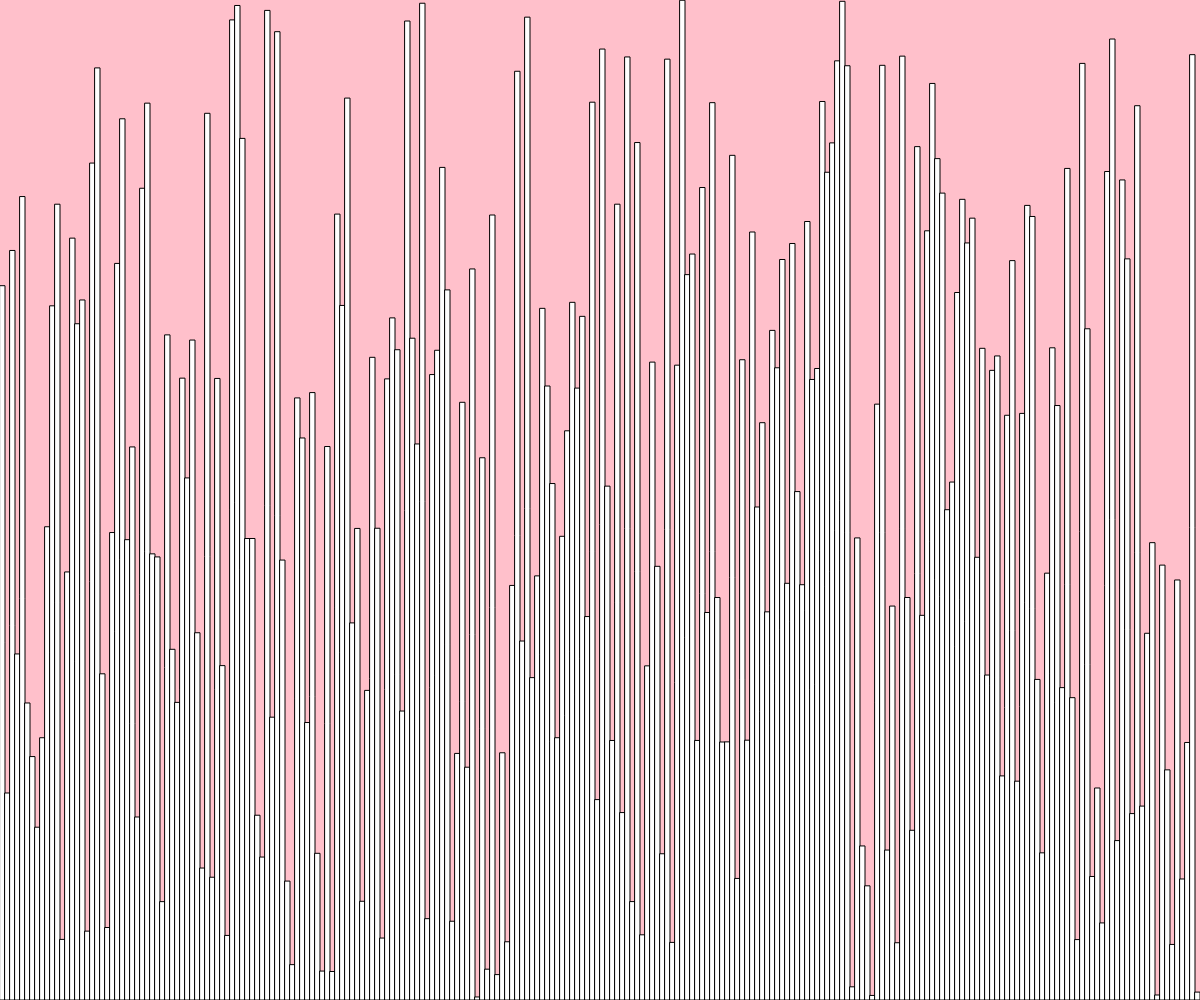
Frame 1 (no input)
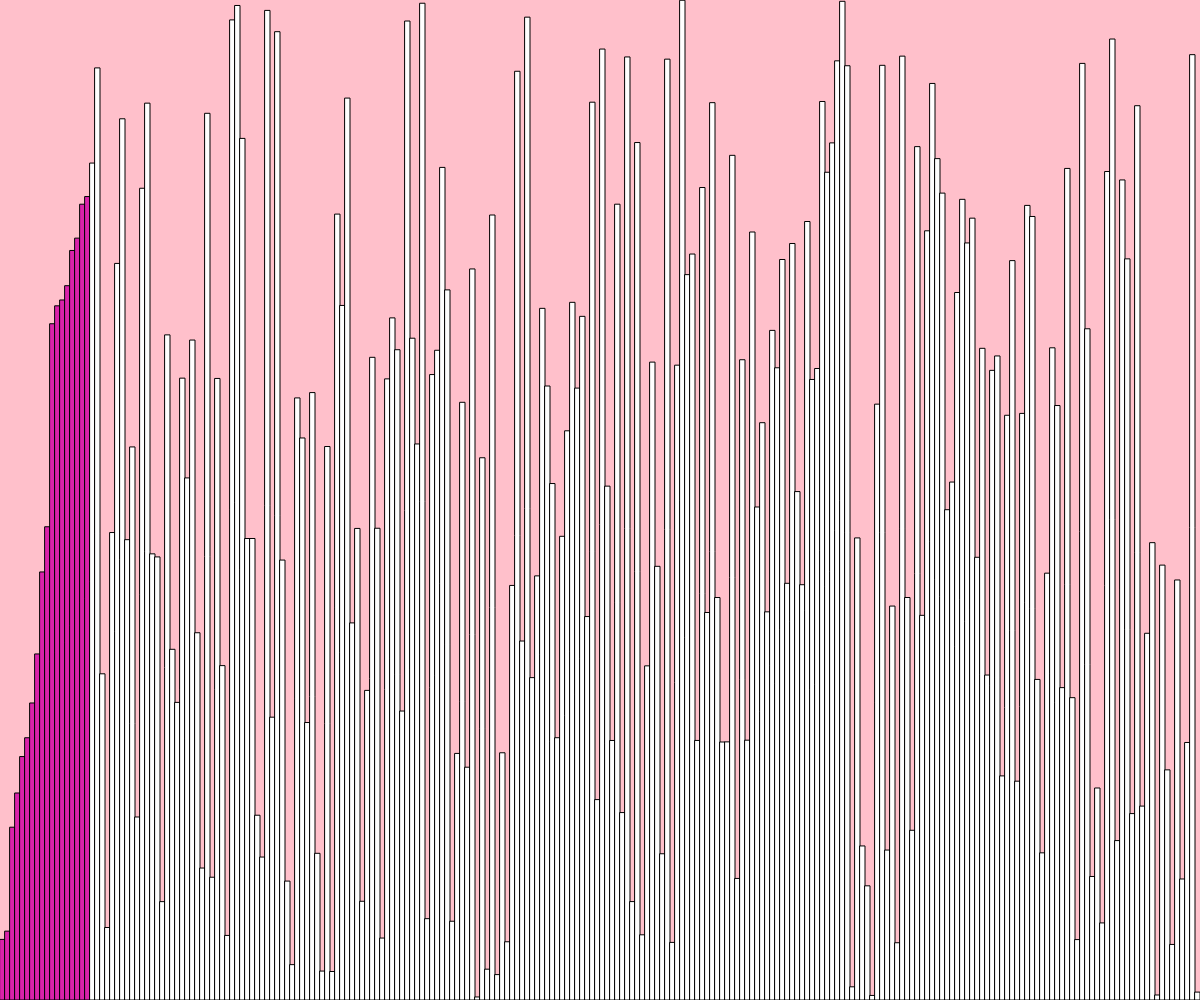
Frame 60 (no input)
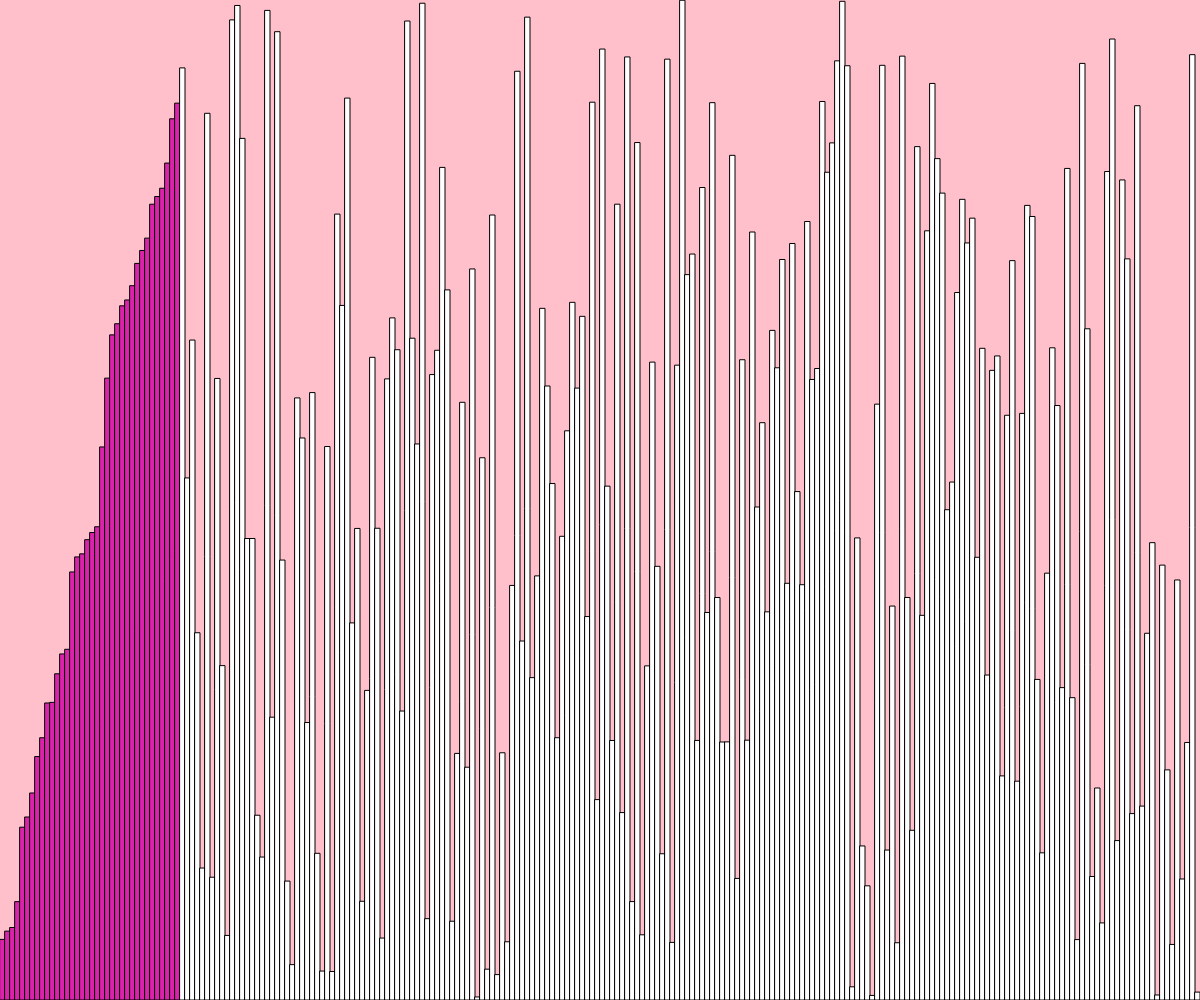
Frame 120 (the mouse pressed at the canvas centre since frame 60)

The p5.js sketch that drew these frames (run headless with seeded random() and noise() and a simulated clock; from frame 60 on, the mouse is pressed at the canvas centre):

// p5.js sketch
// ── sketch.js
let values=[];
let w=5;
let states=[];
function setup()
{
  createCanvas(windowWidth,windowHeight);
  values = new Array(floor(width/w));
  
  for(var i=0;i<values.length;i++)
  {
      values[i]=random(height);
      states[i]=-1;
  }
  insertionSort(values);
}

async function insertionSort(values)
{
  
   
   for(var i=1;i<values.length;i++)
   {
     await sleep(100);
     let key=values[i];
     let j=i-1;
     states[i-1]=0;
     while(j>=0 && values[j]>key)
     {
       
       values[j+1]=values[j];
       j=j-1;
        
     }
     
     values[j+1]=key;
     
      
   }
  
}

function draw()
{
    background('pink');

    for(var i=0;i<values.length;i++)
    {
        stroke(0);
        if(states[i]==0)
        {
           
          fill('#DA22AA');
        }
        else
        {
            fill(255);
        }
        rect(i * w, height - values[i], w, values[i]);
    }
}

function sleep(ms) {
    return new Promise(resolve => setTimeout(resolve, ms));
  }
